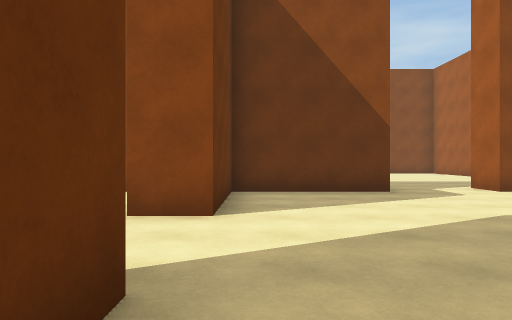
View 1 (above)

16 first-person views from a walk through a scene from a Unity 3-D project. The camera is 1.3 m above the floor, looks level and sees 70° across. The floor is counted in squares, 2 m on a side. Each view is taken from the middle of a square. On the plan, view 1 faces up. The plan holds only what a view shows up to about 11 squares ahead; the rest is blank. The place goes on beyond the plan. The player character is not drawn. Surface patterns are stand-ins for the level's own textures.

View 2
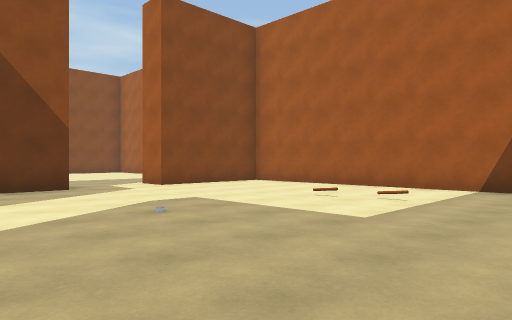

View 3
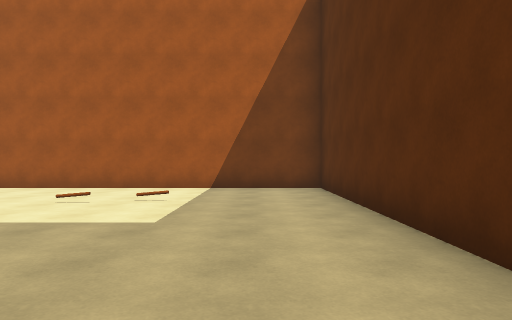

View 4
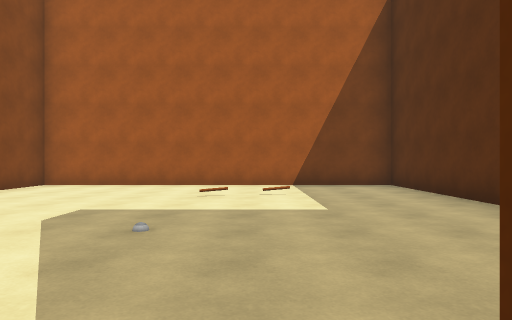

View 5
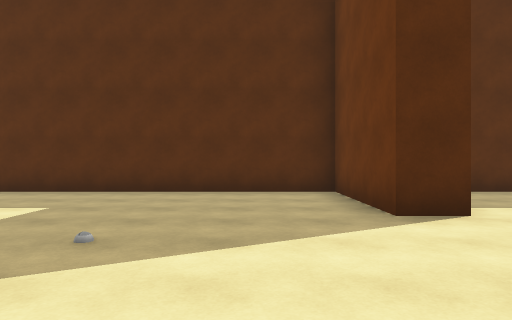

View 6
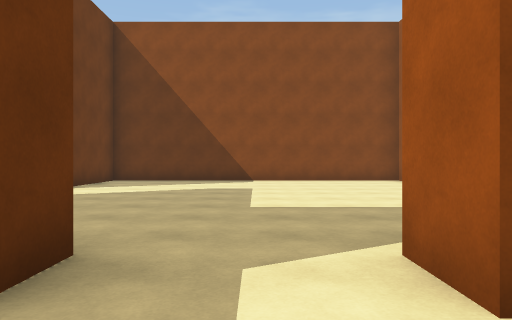

View 7
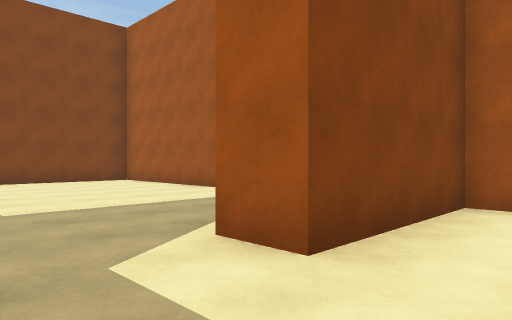

View 8
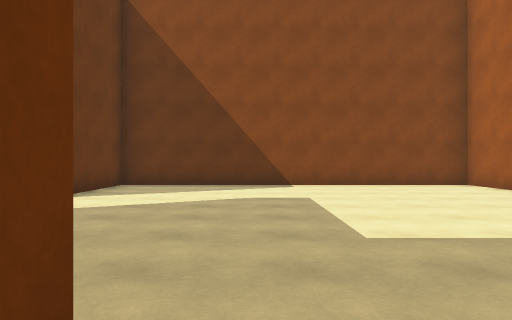

View 9
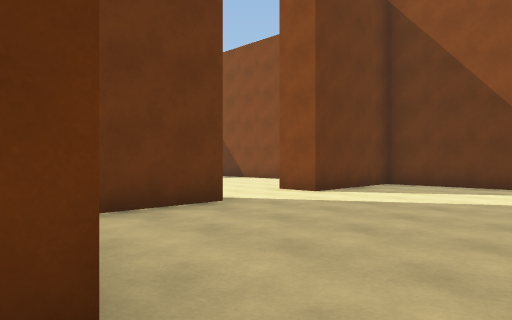

View 10
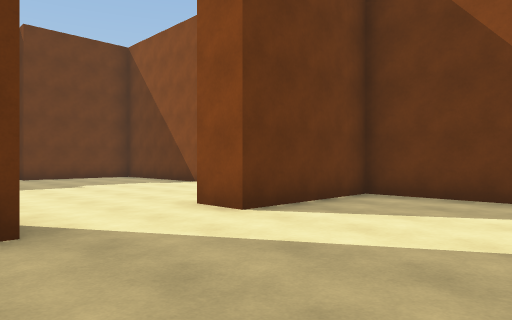

View 11
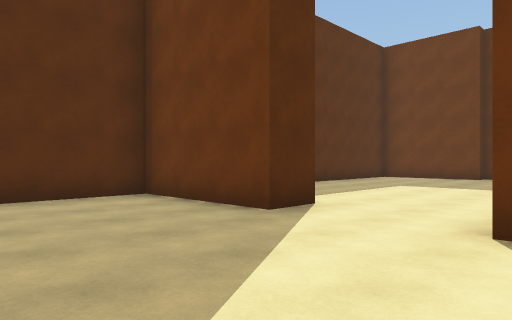

View 12
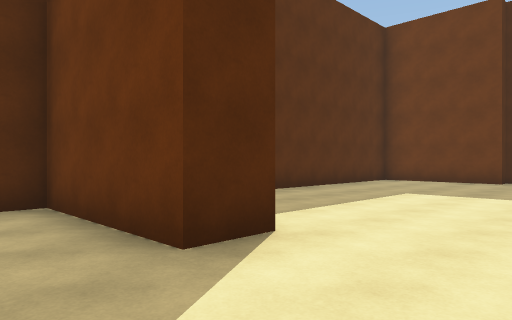

View 13
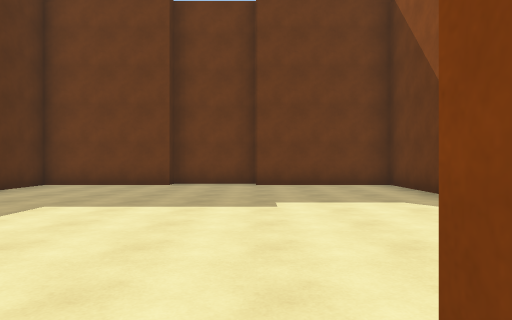

View 14
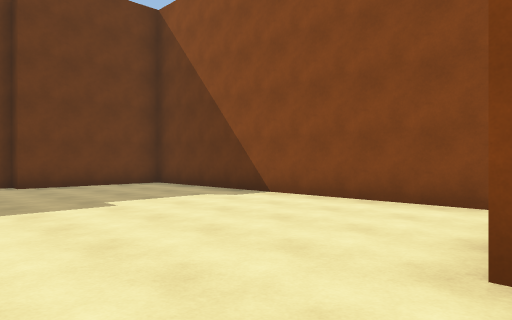

View 15
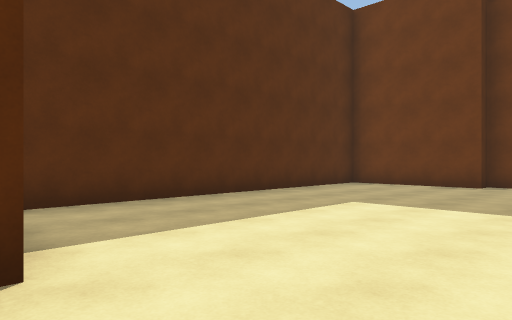

View 16
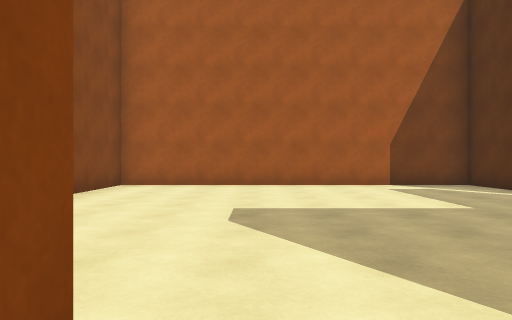

### Floor plan
Ten units are one square. View 1 is at (0, 0); x grows to the right and y downward. Boxes are objects, and circles mark ways between rooms. Rooms are numbered by the first view taken in them; rooms with no view inside come last. Other rooms are left out.
<svg viewBox="-115 -180 205 200">
<path fill="none" stroke="#000" d="M28 -75 -5 -75 -5 -43 -15 -43M-15 -17 -5 -17 -5 15M-8 15 85 15 85 -75 50 -75M28 -86 28 -78M69 -85 85 -85 85 -175 -5 -175 -5 -143 -15 -143M50 -75 50 -85M-16 -118 -5 -118 -5 -85 19 -85M-105 -118 -105 -85 -21 -85M-110 -140 -110 -118M-21 -175 -105 -175 -105 -140"/>
<circle cx="35" cy="-80" r="3" fill="#2a7"/>
<circle cx="-13" cy="-130" r="3" fill="#2a7"/>
<text x="40" y="-30">1</text>
<text x="40" y="-130">2</text>
<text x="-60" y="-130">3</text>
</svg>
Room 1 opens to room 2. Room 2 opens to room 3.

Where each view was taken, in squares from view 1:
view 1: 0 up, 0 right, facing up
view 2: 1 down, 0 right, facing up-right
view 3: 0 up, 0 right, facing right
view 4: 2 up, 1 left, facing right
view 5: 6 up, 1 right, facing down
view 6: 6 up, 4 right, facing up
view 7: 6 up, 3 right, facing up-right
view 8: 8 up, 3 right, facing up
view 9: 8 up, 4 right, facing up-left
view 10: 11 up, 3 right, facing up-left
view 11: 15 up, 3 right, facing down-left
view 12: 14 up, 1 right, facing down-left
view 13: 14 up, 1 left, facing left
view 14: 12 up, 1 left, facing up-left
view 15: 14 up, 1 left, facing down-left
view 16: 14 up, 1 left, facing right
